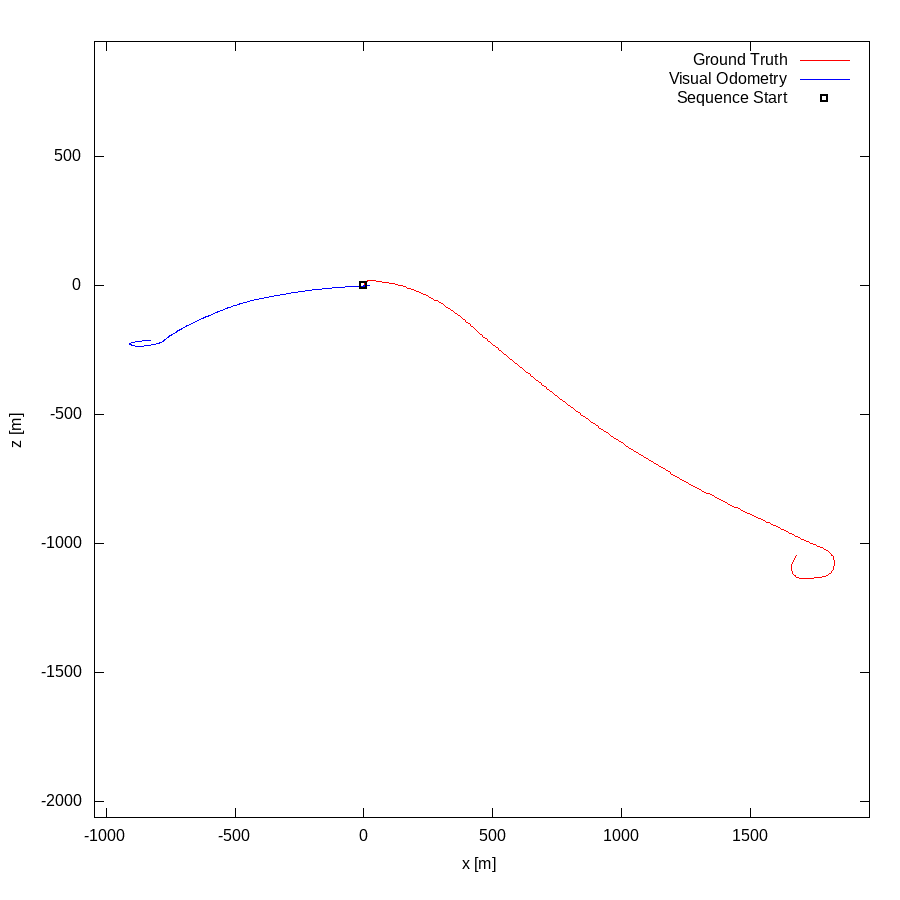

Write gnuplot code to recreate this figure.
set term postscript eps enhanced color
set output "01.eps"
set size ratio -1
set xrange [-1047:1964]
set yrange [-2063:948]
set xlabel "x [m]"
set ylabel "z [m]"
plot "01.txt" using 1:2 lc rgb "#FF0000" title 'Ground Truth' w lines,"01.txt" using 3:4 lc rgb "#0000FF" title 'Visual Odometry' w lines,"< head -1 01.txt" using 1:2 lc rgb "#000000" pt 4 ps 1 lw 2 title 'Sequence Start' w points
